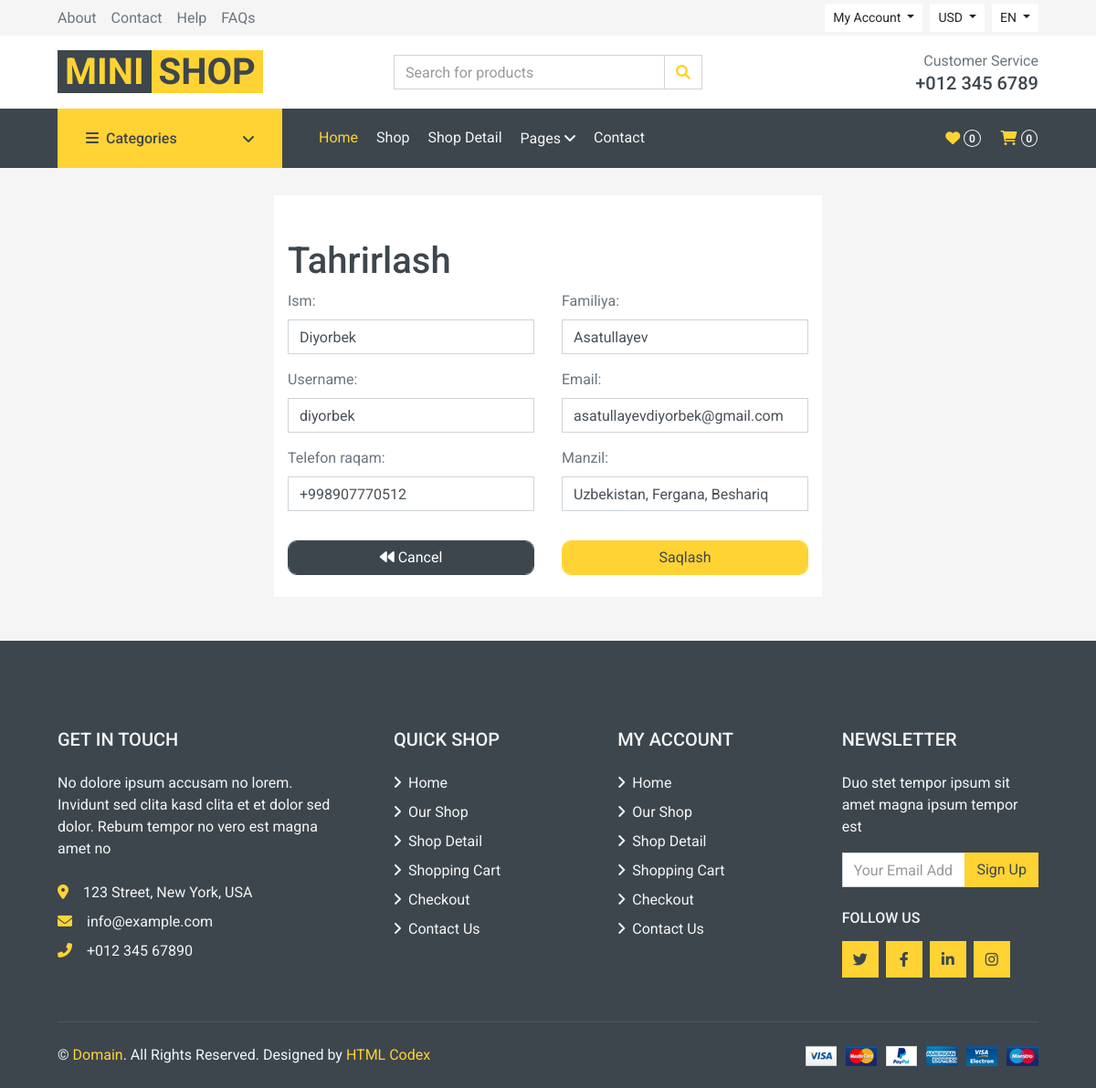
Page /user/profile/update/info/ (signed in) on the earlier database version.
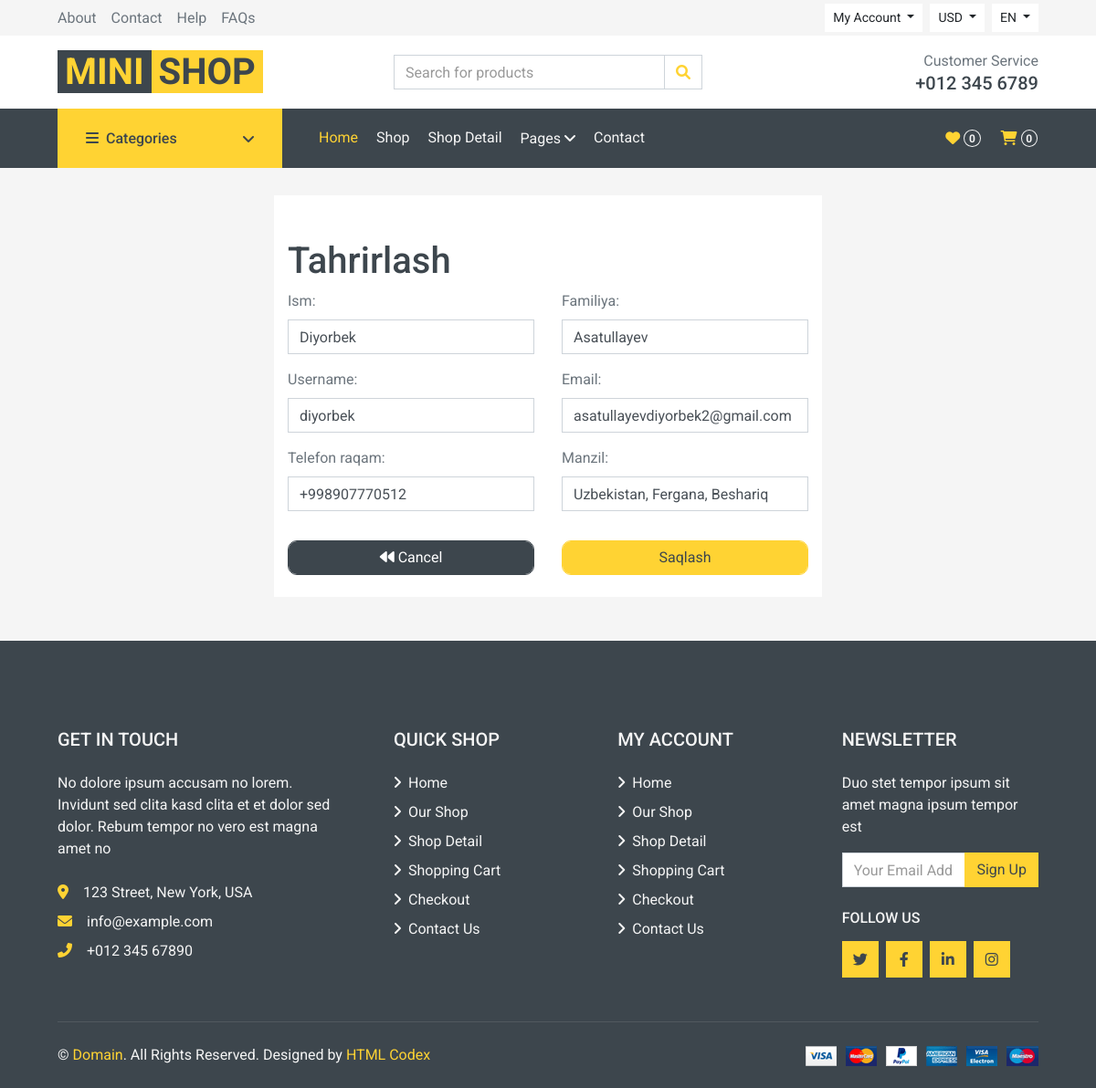
Same page on the later database version.
### user/models.py (models this page shows, shortened)
class User(AbstractUser):
    image = models.ImageField(upload_to='users/profile/', null=True, blank=True)
    phone = models.CharField(max_length=13, null=True, blank=True)
    address = models.CharField(max_length=150, null=True, blank=True)
    class Meta:
        verbose_name = 'Foydalanuvchi'
        verbose_name_plural = 'Foydalanuvchilar'

### user/views.py (the view, shortened to what this page needs)
# urls.py: path('profile/update/info/', views.UpdateProfileView.as_view(), name='update_info'),
class UpdateProfileView(LoginRequiredMixin, View):
    def get(self, request):
        context = {
            'profile_form': UpdateProfileForm(instance=request.user),
            'title': "Ma'lumotlarni tahrirlash",
        }
        return render(request, 'user/personal_information.html', context)

### user/templates/user/personal_information.html (shortened to what this page needs)
{% extends 'base.html' %}
{% block content %}
    <div class="container-fluid mt-3">
        <div class="row gutters">
            <div class="col-md-6 offset-md-3 bg-white">
                <h1 class="mt-5">Tahrirlash</h1>
                <form method="post" name="changePassword" action="{% url 'user:update_info' %}">
                    <div class="row">
                        <div class="col-xl-6 col-lg-6 col-md-6 col-sm-6 col-12">
                            <div class="form-group">
                                <label for="first_name">Ism:</label>
                                {{ profile_form.first_name }}
                            </div>
                        </div>
                        <div class="col-xl-6 col-lg-6 col-md-6 col-sm-6 col-12">
                            <div class="form-group">
                                <label for="last_name">Familiya:</label>
                                {{ profile_form.last_name }}
                            </div>
                        </div>
                        <div class="col-xl-6 col-lg-6 col-md-6 col-sm-6 col-12">
                            <div class="form-group">
                                <label for="email">Username:</label>
                                {{ profile_form.username }}
                            </div>
                        </div>
                        <div class="col-xl-6 col-lg-6 col-md-6 col-sm-6 col-12">
                            <div class="form-group">
                                <label for="email">Email:</label>
                                {{ profile_form.email }}
                            </div>
                        </div>
                        <div class="col-xl-6 col-lg-6 col-md-6 col-sm-6 col-12">
                            <div class="form-group">
                                <label for="phone">Telefon raqam:</label>
                                {{ profile_form.phone }}
                            </div>
                        </div>
                        <div class="col-xl-6 col-lg-6 col-md-6 col-sm-6 col-12">
                            <div class="form-group">
                                <label for="address">Manzil:</label>
                                {{ profile_form.address }}
                            </div>
                        </div>
                    </div>
                    <div class="row mb-4">
                        <div class="col-xl-6 col-lg-6 col-md-6 col-sm-6 col-12">
                            <a href="{% url 'user:profile' %}" class="btn form-control btn-dark mt-3"
                               style="border-radius: 10px;">
                                <i class="fa fa-backward"></i> Cancel
                            </a>
                        </div>
                        <div class="col-xl-6 col-lg-6 col-md-6 col-sm-6 col-12">
                            <button type="submit" class="btn form-control btn-primary mt-3"
                                    style="border-radius: 10px;">
                                Saqlash
                            </button>
                        </div>
                    </div>
                </form>
            </div>
        </div>
    </div>
{% endblock %}

Differences in the rows shown:
changed User "Diyorbek": email "asatullayevdiyorbek@gmail.com" → "asatullayevdiyorbek2@gmail.com"
